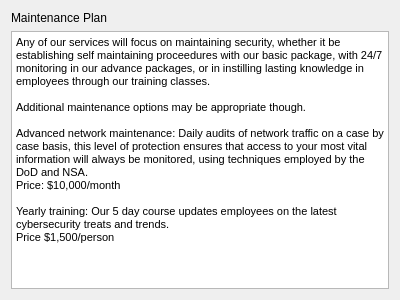
<?xml version="1.0" encoding="UTF-8"?>
<ui version="4.0">
 <class>MaintenancePlan</class>
 <widget class="QDialog" name="MaintenancePlan">
  <property name="geometry">
   <rect>
    <x>0</x>
    <y>0</y>
    <width>400</width>
    <height>300</height>
   </rect>
  </property>
  <property name="windowTitle">
   <string>Dialog</string>
  </property>
  <layout class="QVBoxLayout" name="verticalLayout">
   <item>
    <widget class="QLabel" name="label">
     <property name="text">
      <string>Maintenance Plan</string>
     </property>
    </widget>
   </item>
   <item>
    <widget class="QTextBrowser" name="textBrowser">
     <property name="html">
      <string>&lt;!DOCTYPE HTML PUBLIC &quot;-//W3C//DTD HTML 4.0//EN&quot; &quot;http://www.w3.org/TR/REC-html40/strict.dtd&quot;&gt;
&lt;html&gt;&lt;head&gt;&lt;meta name=&quot;qrichtext&quot; content=&quot;1&quot; /&gt;&lt;style type=&quot;text/css&quot;&gt;
p, li { white-space: pre-wrap; }
&lt;/style&gt;&lt;/head&gt;&lt;body style=&quot; font-family:'MS Shell Dlg 2'; font-size:8.25pt; font-weight:400; font-style:normal;&quot;&gt;
&lt;p style=&quot; margin-top:0px; margin-bottom:0px; margin-left:0px; margin-right:0px; -qt-block-indent:0; text-indent:0px;&quot;&gt;Any of our services will focus on maintaining security, whether it be establishing self maintaining proceedures with our basic package, with 24/7 monitoring in our advance packages, or in instilling lasting knowledge in employees through our training classes. &lt;/p&gt;
&lt;p style=&quot;-qt-paragraph-type:empty; margin-top:0px; margin-bottom:0px; margin-left:0px; margin-right:0px; -qt-block-indent:0; text-indent:0px;&quot;&gt;&lt;br /&gt;&lt;/p&gt;
&lt;p style=&quot; margin-top:0px; margin-bottom:0px; margin-left:0px; margin-right:0px; -qt-block-indent:0; text-indent:0px;&quot;&gt;Additional maintenance options may be appropriate though.&lt;/p&gt;
&lt;p style=&quot;-qt-paragraph-type:empty; margin-top:0px; margin-bottom:0px; margin-left:0px; margin-right:0px; -qt-block-indent:0; text-indent:0px;&quot;&gt;&lt;br /&gt;&lt;/p&gt;
&lt;p style=&quot; margin-top:0px; margin-bottom:0px; margin-left:0px; margin-right:0px; -qt-block-indent:0; text-indent:0px;&quot;&gt;Advanced network maintenance: Daily audits of network traffic on a case by case basis, this level of protection ensures that access to your most vital information will always be monitored, using techniques employed by the DoD and NSA. &lt;/p&gt;
&lt;p style=&quot; margin-top:0px; margin-bottom:0px; margin-left:0px; margin-right:0px; -qt-block-indent:0; text-indent:0px;&quot;&gt;Price: $10,000/month&lt;/p&gt;
&lt;p style=&quot;-qt-paragraph-type:empty; margin-top:0px; margin-bottom:0px; margin-left:0px; margin-right:0px; -qt-block-indent:0; text-indent:0px;&quot;&gt;&lt;br /&gt;&lt;/p&gt;
&lt;p style=&quot; margin-top:0px; margin-bottom:0px; margin-left:0px; margin-right:0px; -qt-block-indent:0; text-indent:0px;&quot;&gt;Yearly training: Our 5 day course updates employees on the latest cybersecurity treats and trends.  &lt;/p&gt;
&lt;p style=&quot; margin-top:0px; margin-bottom:0px; margin-left:0px; margin-right:0px; -qt-block-indent:0; text-indent:0px;&quot;&gt;Price $1,500/person&lt;/p&gt;&lt;/body&gt;&lt;/html&gt;</string>
     </property>
    </widget>
   </item>
  </layout>
 </widget>
 <resources/>
 <connections/>
</ui>
